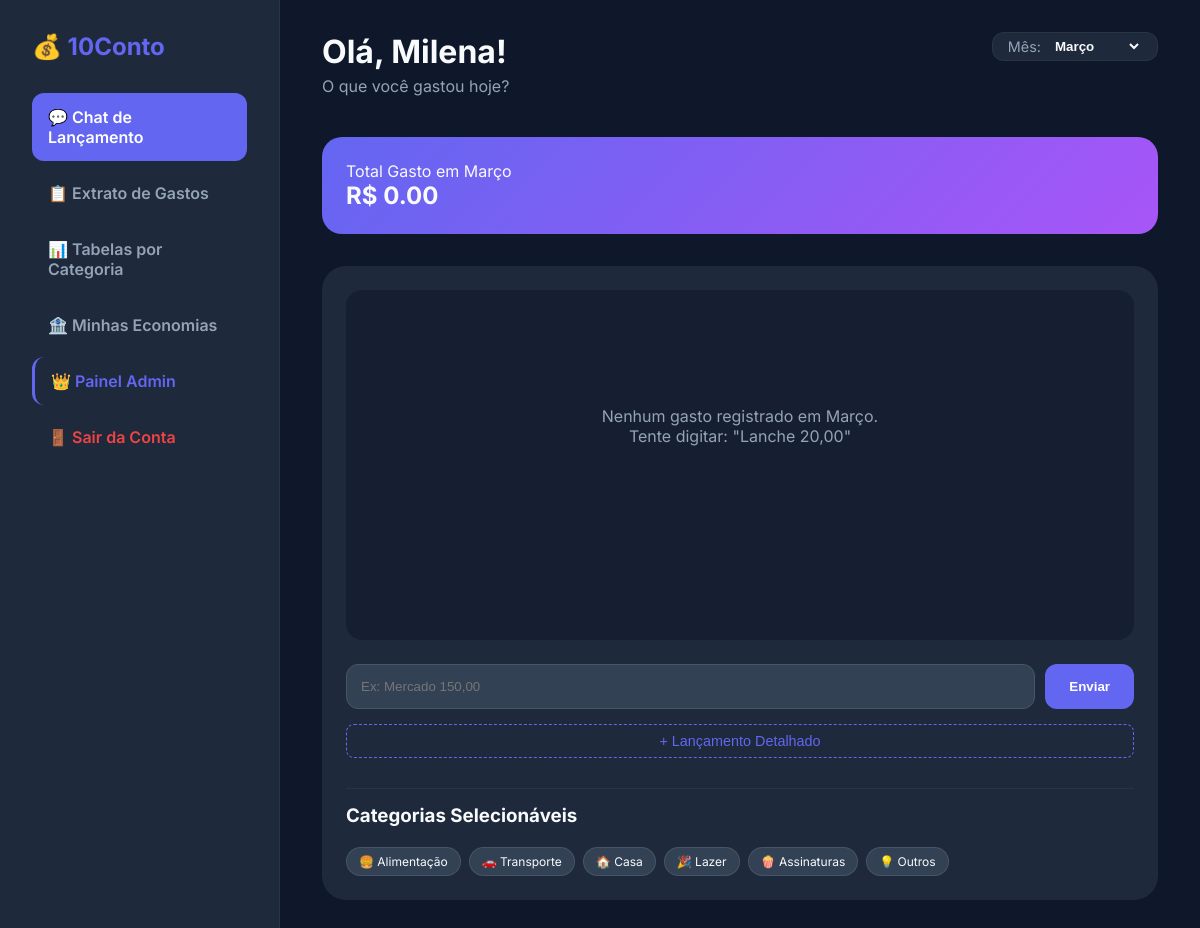
Page /dashboard (signed in) on the earlier database version.
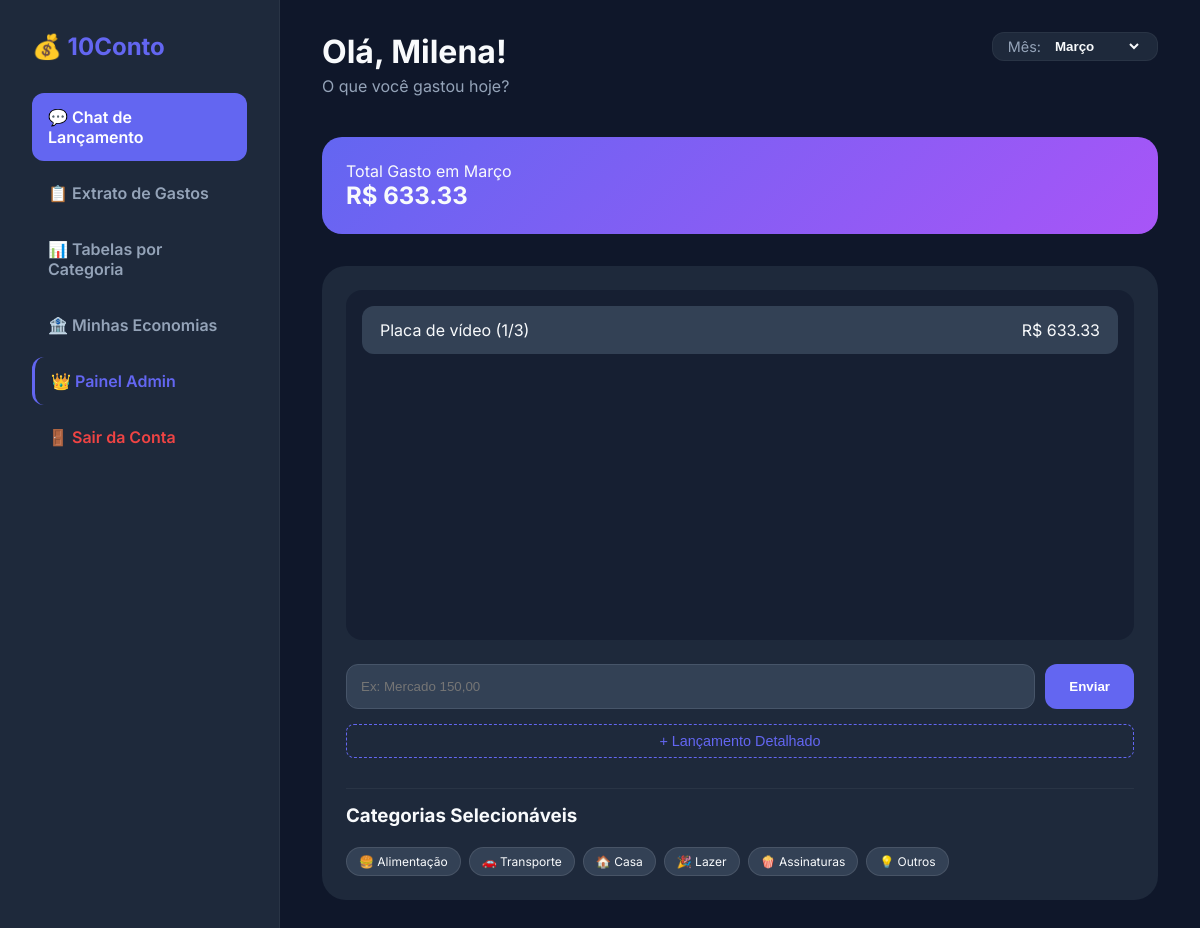
Same page on the later database version.
### app.py (models this page shows)
class Gasto(db.Model):
    id = db.Column(db.Integer, primary_key=True)
    descricao = db.Column(db.String(200), nullable=False)
    valor = db.Column(db.Float, nullable=False)
    categoria = db.Column(db.String(50), default="Outros")
    data = db.Column(db.DateTime, default=datetime.utcnow)
    user_id = db.Column(db.Integer, db.ForeignKey('user.id'), nullable=False)

### app.py (the view, shortened to what this page needs)
@app.route('/dashboard', methods=['GET', 'POST'])
@login_required
def dashboard():
    mes_selecionado = obter_mes_selecionado()
    gastos = Gasto.query.filter_by(user_id=current_user.id).filter(extract('month', Gasto.data) == mes_selecionado).order_by(Gasto.data.desc()).all()
    total = sum(g.valor for g in gastos)
    return render_template('dashboard.html', gastos=gastos, total=total, mes_atual=mes_selecionado, meses=MESES_NOME)

### app.py (called while the page is built)
@login_manager.user_loader
def load_user(user_id):
    return User.query.get(int(user_id))

def obter_mes_selecionado():
    mes = request.args.get('mes')
    if mes and mes.isdigit() and 1 <= int(mes) <= 12:
        return int(mes)
    return datetime.now().month

### templates/dashboard.html (shortened to what the changed rows need)
<!DOCTYPE html>
<html lang="pt-br">
<head>
    <link rel="stylesheet" href="{{ url_for('static', filename='style.css') }}">
</head>
<body>
    <div class="main-wrapper">
        <aside class="sidebar" id="sidebar">
            <div class="sidebar-header">
    <h2>💰 10Conto</h2>
</div>
        </aside>
        <main class="content">
            <header class="content-header" style="display: flex; justify-content: space-between; align-items: flex-start; flex-wrap: wrap; gap: 15px;">
                <div style="display: flex; align-items: center; gap: 15px;">
                    <div>
                        <h1 style="margin-bottom: 5px;">Olá, {{ current_user.username }}!</h1>
                    </div>
                </div>
                <div class="total-card" style="width: 100%;">
                    <span>Total Gasto em {{ meses[mes_atual] }}</span>
                    <h2 class="valor-gasto">R$ {{ "%.2f"|format(total) }}</h2>
                </div>
            </header>
            <div class="chat-container">
                <div class="chat-box">
                    {% for gasto in gastos %}
                        <div class="mensagem-gasto">
                            <span class="desc">{{ gasto.descricao }}</span>
                            <span class="valor">R$ {{ "%.2f"|format(gasto.valor) }}</span>
                        </div>
                    {% else %}
                        <div class="empty-state" style="text-align: center; padding-top: 100px; color: var(--text-dim);">
                            <p>Nenhum gasto registrado em {{ meses[mes_atual] }}.<br>Tente digitar: "Lanche 20,00"</p>
                        </div>
                    {% endfor %}
                </div>
            </div>
        </main>
    </div>
</body>
</html>

Differences in the rows shown:
added Gasto: descricao "Placa de vídeo (1/3)", valor "633.33"
Other differences:
{{ "%.2f"|format(total) }}: "0.00" → "633.33"
{{ meses[mes_atual] }}: "Março" → (not shown)
text no longer shown: "Nenhum gasto registrado em . Tente digitar: \"Lanche 20,00\""
